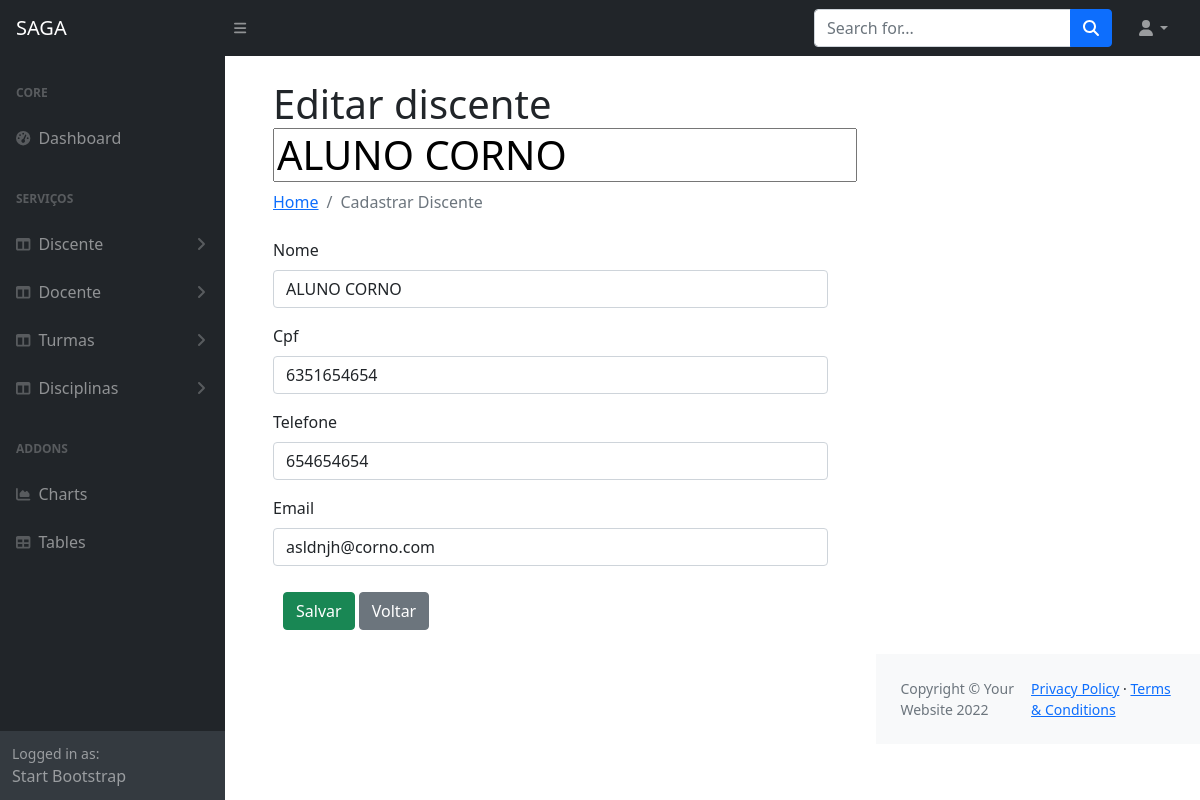
Before: /editar_discente/1 with the older database file.
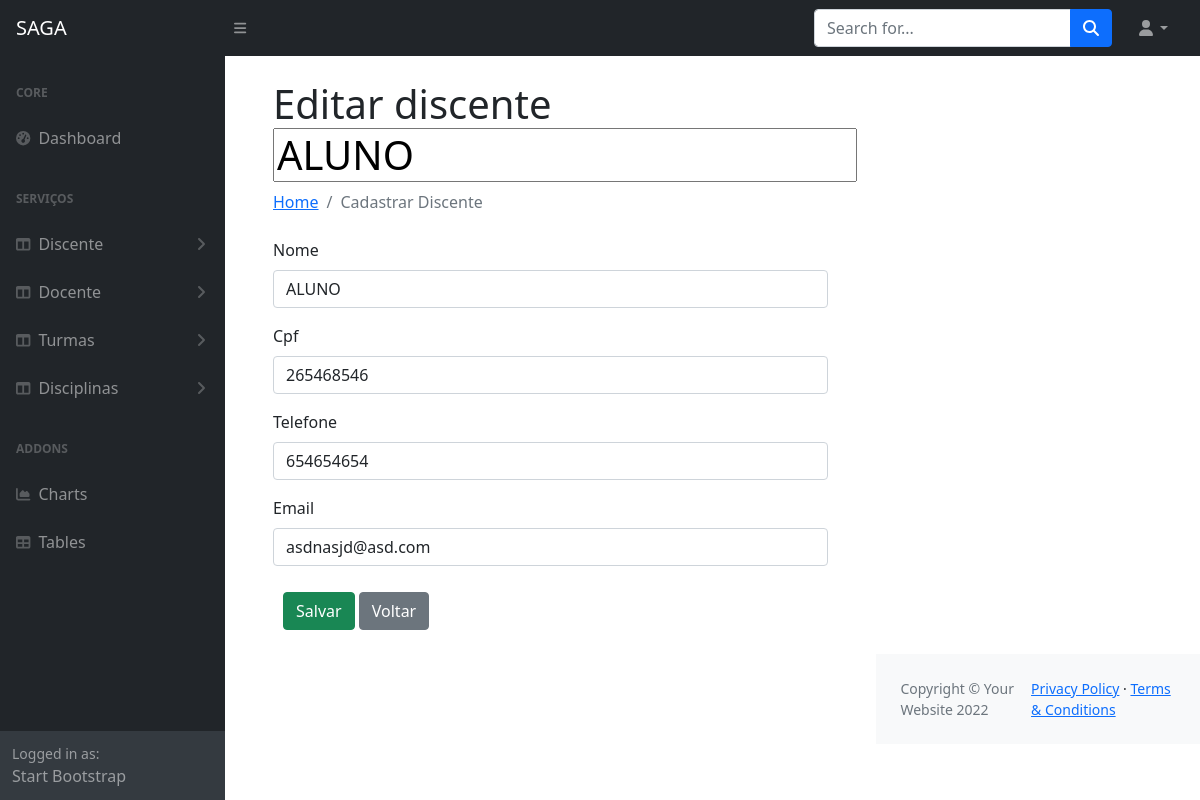
After: the same page with the newer database file.
### appacademico/models.py (models this page shows, shortened)
class Usuario(models.Model):
    matricula=models.AutoField(primary_key=True)
    nome = models.CharField(max_length=150)
    cpf=models.CharField(max_length=15)
    telefone=models.IntegerField()
    email=models.EmailField(max_length=50)
    class Meta:
        abstract = True

class Aluno(Usuario):
    pass

### appacademico/views.py (the view, shortened to what this page needs)
# urls.py: path('editar_discente/<int:matricula>', views.editar_discente, name='editar_discente'),
def editar_discente(request, matricula):
    discentenaobject = get_object_or_404(Aluno, pk=matricula)
    discente = AlunoModelForm(instance=discentenaobject)
    return render(request, 'editar_todos.html', {'discente': discente})

### appacademico/forms.py (shortened to what this page needs)
class AlunoModelForm(forms.ModelForm):
    class Meta:
        model = Aluno
        fields = ['matricula', 'nome', 'cpf', 'telefone', 'email']

### appacademico/templates/editar_todos.html (shortened to what this page needs)
{% extends 'index.html'%}
{% load static %}
{% load bootstrap4 %}
{% block h1 %}
{% if docente %}
Editar Docente {{docente.nome}}
{% elif discente %}
Editar discente {{discente.nome}}
{% elif disciplina %}
Editar Disciplina {{disciplina.nome}}
{% elif turmas %}
Editar Turma {{turma.turma_id}}
{% endif %}
{% endblock %}
{% block li %}
{% if docente %}
Cadastrar Docente
{% elif discente %}
Cadastrar Discente
{% elif disciplina %}
Cadastrar Disciplina
{% elif discente %}
Cadastrar Aluno
{% elif turmas %}
Cadastrar Turma
{% endif %}
{% endblock %}
{% block content %}
<form method="POST" class="form" enctype="multipart/form-data" autocomplete="off">
    {% if docente %}
    {% bootstrap_form docente %}
    {% elif discente %}
    {% bootstrap_form discente %}
    {% elif disciplina %}
    {% bootstrap_form disciplina %}
    {% elif turmas %}
    {% bootstrap_form turmas %}
    {% endif %}
    <div style="padding: 10px;">
        <input type="submit" class="btn btn-success" value="Salvar" />
        <input type="button" class="btn btn-secondary" value="Voltar">
    </div>
</form>
</div>
{% endblock %}

Changed rows visible on the page:
changed Aluno: nome "ALUNO CORNO" → "ALUNO"; cpf "6351654654" → "265468546"; email "asldnjh@corno.com" → "asdnasjd@asd.com"
